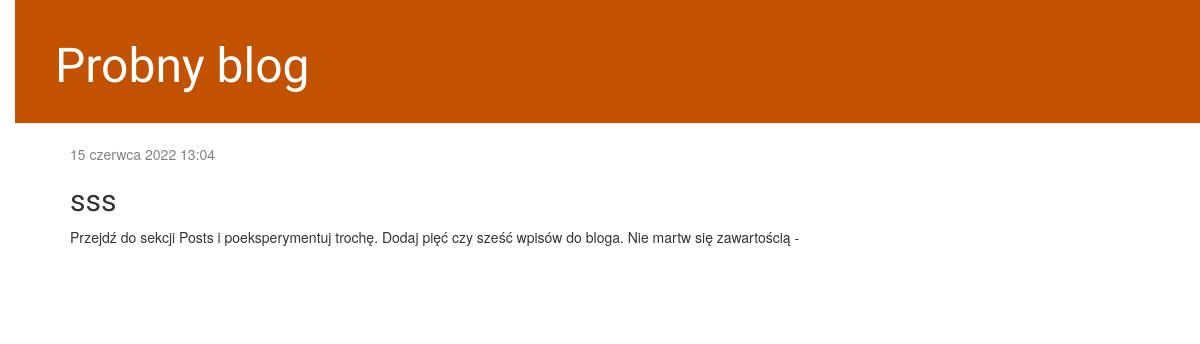
The app's page /post/1/ with its own data.
### blog/models.py (models this page shows, shortened)
class Post(models.Model):
    author = models.ForeignKey(settings.AUTH_USER_MODEL, on_delete=models.CASCADE)
    title = models.CharField(max_length=200)
    text = models.TextField()
    created_date = models.DateTimeField(
            default=timezone.now)
    published_date = models.DateTimeField(
            blank=True, null=True)

### blog/views.py (the view)
# urls.py: path('post/<int:pk>/', views.post_detail, name='post_detail'),
def post_detail(request, pk):
    post = get_object_or_404(Post, pk=pk)
    return render(request, 'blog/post_detail.html', {'post': post})

### blog/templates/blog/post_detail.html (shortened to what this page needs)
{% extends 'blog/base.html' %}
{% block content %}
    <div class="post">
        {% if post.published_date %}
            <div class="date">
                {{ post.published_date }}
            </div>
        {% endif %}
        <h2>{{ post.title }}</h2>
        <p>{{ post.text|linebreaksbr }}</p>
    </div>
{% endblock %}

### blog/static/css/blog.css (style rules this page uses)
body { padding-left: 15px; }
h1, h2, h3, h4 { font-family: 'Lobster', cursive; }
.date { color: #828282; }
.post { margin-bottom: 70px; }

### records on screen
Post: published_date "15 czerwca 2022 13:04", title "sss", text "Przejdź do sekcji Posts i poeksperymentuj trochę. Dodaj pięć czy sześć wpisów do bloga. Nie martw się zawartością -"
